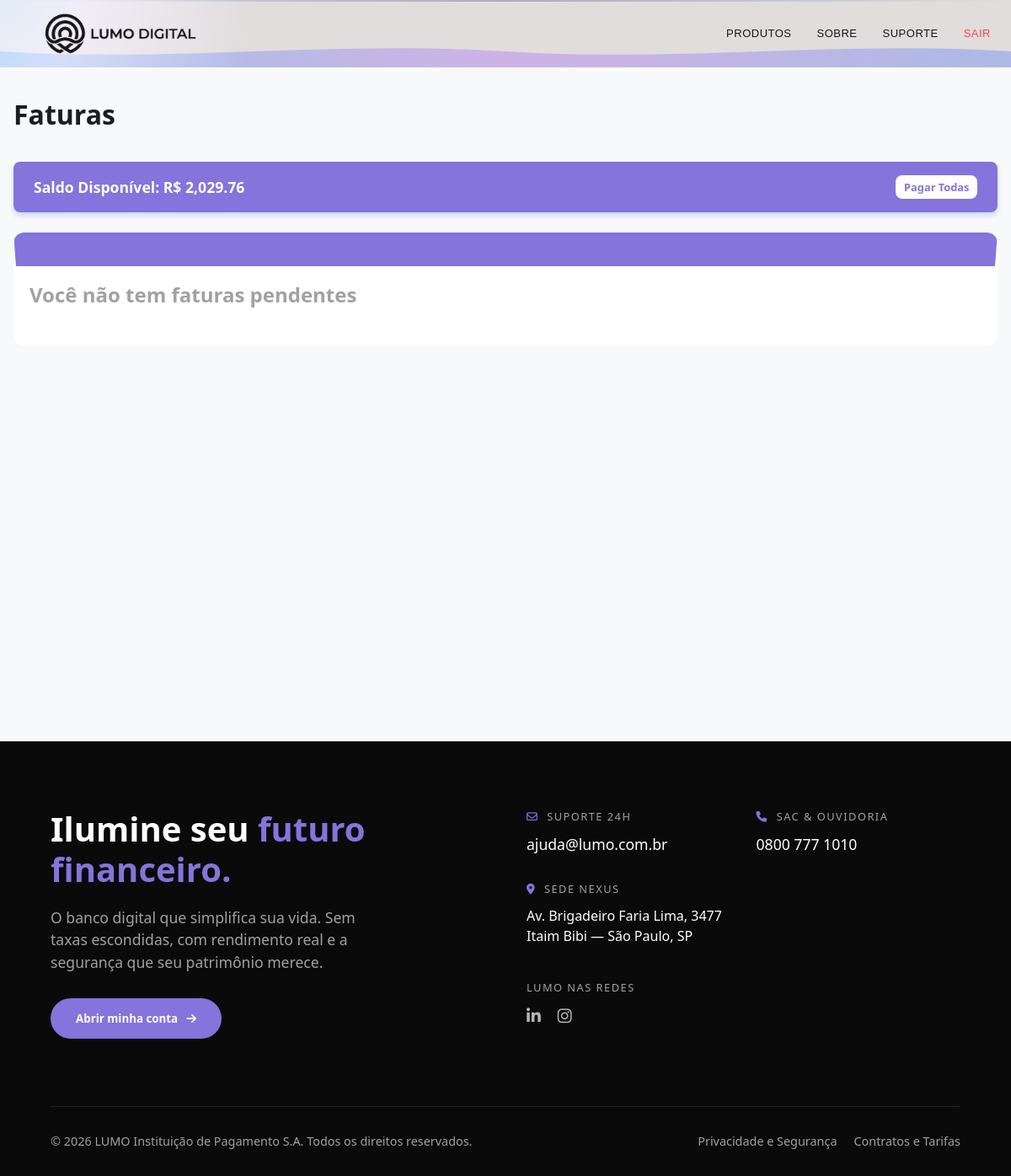
The app's page /faturas/ (signed in), older data.
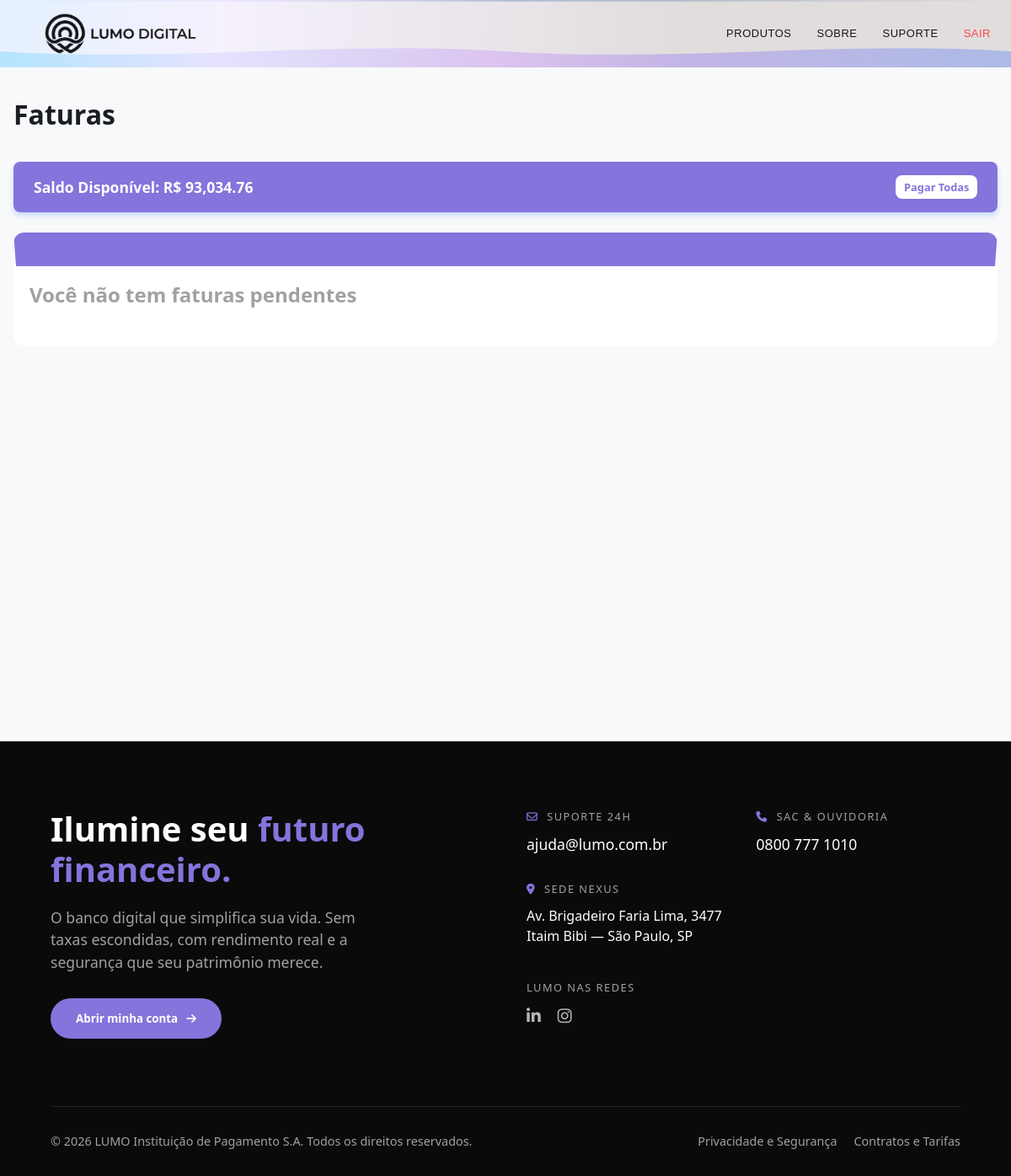
The same page, newer data.
### tables this page shows
CREATE TABLE contas (
    id INTEGER PRIMARY KEY AUTOINCREMENT,
    usuario_id INTEGER NOT NULL,
    numero_conta TEXT NOT NULL UNIQUE,
    saldo REAL DEFAULT 0, salario INTEGER DEFAULT 1518, ultimo_salario DATETIME,
    
    FOREIGN KEY (usuario_id) REFERENCES usuarios(id)
);

### routes/faturas.py (the view)
@faturas_bp.route('/')
def index():
    if not check_session():
        return redirect(url_for('login.login'))
    conta_id = session['user_info']['conta_id']
    conn = get_db()
    cursor = conn.cursor()
    cursor.execute("SELECT saldo FROM contas WHERE id = ?", (conta_id,))
    resultado = cursor.fetchone()
    conn.close()
    if resultado:
        session['user_info']['saldo'] = float(resultado[0])
    faturas = get_faturas(conta_id)
    return render_template('faturas/index.html', faturas=faturas)

### utils/services/banco/faturas.py (called while the page is built)
def get_faturas(conta_id):
    conn = get_db()
    cursor = conn.cursor()
    cursor.execute("SELECT * FROM faturas WHERE conta_id = ?", (conta_id,))
    faturas = cursor.fetchall()
    conn.close()
    return faturas

### utils/validators.py (called while the page is built)
def get_db():
    conn = sqlite3.connect(DB_PATH)
    conn.row_factory = sqlite3.Row
    return conn

def check_session():
    return 'user_info' in session

### templates/faturas/index.html (shortened to what this page needs)
{% extends 'layouts/base_home.html' %}
{% block content %}
<link rel="stylesheet" href="{{ url_for('static', filename='css/faturas/style.css') }}">
<main class="faturas-wrapper">
    <div class="app-container">
        <h1>Faturas</h1>
        <div id="saldo-atual" class="saldo-card">
            <span>Saldo Disponível: R$ {{ "{:,.2f}".format(session['user_info']['saldo']) }}</span>
            <button class="btn-pagar" id="btn-pagar-todas">Pagar Todas</button>
        </div>
        <div class="faturas-list">
            {% if faturas %}
            <h2 class="fatura-title">Você tem Faturas Pendentes</h2>
            {% for fatura in faturas %}
            <div class="fatura-container">
                <table>
                    <thead>
                        <tr>
                            <th>Tipo</th>
                            <th>Valor</th>
                            <th>Status</th>
                            <th>Data de vencimento</th>
                            <th>Juros</th>
                            <th>Descrição</th>
                            <th>Ação</th>
                        </tr>
                    </thead>
                    <tbody>
                        <tr>
                            <td>{{ fatura.tipo }}</td>
                            <td>R$ {{ "%.2f"|format(fatura.valor) }}</td>
                            <td>{{ fatura.status }}</td>
                            <td>{{ fatura.data_vencimento[:10].split('-')[2] }}/{{
                                fatura.data_vencimento[:10].split('-')[1] }}/{{
                                fatura.data_vencimento[:10].split('-')[0] }}</td>
                            <td>{{ fatura.juros }}%</td>
                            <td>{{ fatura.descricao }}</td>
                            <td>
                                <form method="post" action="/faturas/pagar">
                                    <input type="hidden" name="fatura_id" value="{{ fatura.id }}">
                                    <button type="submit" class="btn-pagar">Pagar</button>
                                </form>
                            </td>
                        </tr>
                    </tbody>
                </table>
            </div>
            {% endfor %}
            {% else %}
            <div class="fatura-container">
                <h2 class="fatura-title">Você não tem faturas pendentes</h2>
            </div>
            {% endif %}
        </div>
    </div>
</main>
{% include "components/popup.html" %}
{% endblock %}

Row changes from the older to the newer data that the page shows:
changed contas: user_info.saldo "2,029.76" → "93,034.76"
